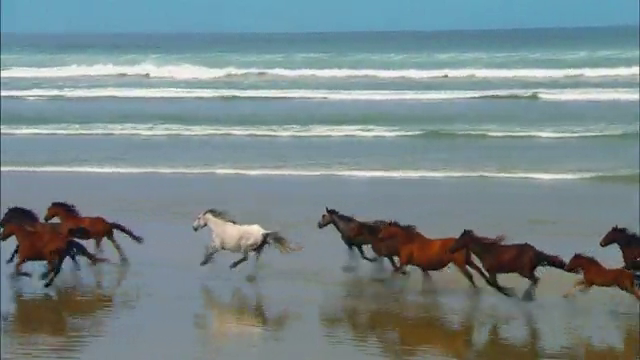
#> input picture frame 90 of raw-video/Wildlife.mp4, 640 x 360 px
$ jupyter execute video_frames_from_file.ipynb
#> lines starting #> are read from the running program, lines starting #| are printed output that depends on the picture
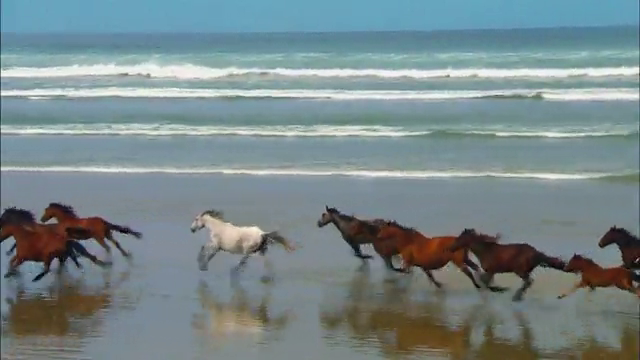
#> input picture frame 91 of raw-video/Wildlife.mp4, 640 x 360 px
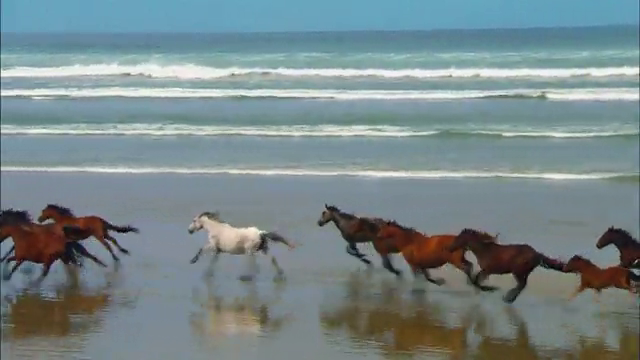
#> input picture frame 92 of raw-video/Wildlife.mp4, 640 x 360 px
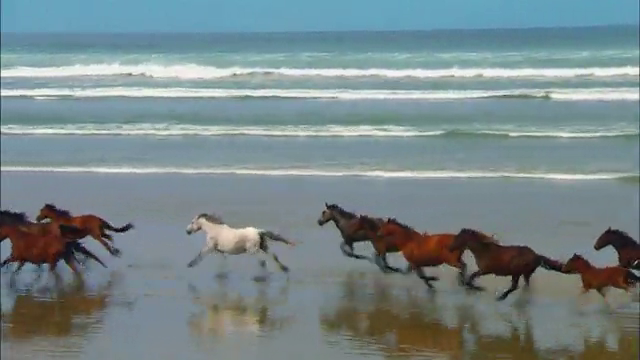
#> input picture frame 93 of raw-video/Wildlife.mp4, 640 x 360 px
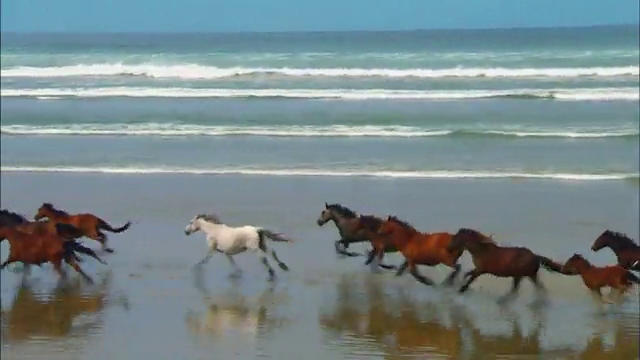
#> input picture frame 94 of raw-video/Wildlife.mp4, 640 x 360 px
[cell 1]
# Runs in CV3 pyenv

import numpy as np
import cv2
import os

[cell 2]
video_directory = 'raw-video'

[cell 3]
video_file_name = 'Wildlife.mp4'

[cell 4]
num_frames_per_cycle = 5

[cell 5]
# Generator returns (success_flag, frame_number, left_frame, middle_frame, right_frame)
def get_next_N_frames(vid_cap, num_frames = 3):
    counter = 0
    ret_frame_list = list([(None, None, None) for i in range(num_frames)])

    # Read the first num_frames-1 frames without yielding
    for initial_frame_index in range(num_frames-1):
        if vid_cap.isOpened():

            skip_this_frame = True
            while(skip_this_frame):
                ret, frame = vid_cap.read()
                frame = cv2.cvtColor(frame, cv2.COLOR_BGR2GRAY)
                frame = cv2.resize(frame, (256, 256))
                print(cv2.countNonZero(frame))

                if cv2.countNonZero(frame) == 0:
                    skip_this_frame = True
                else:
                    skip_this_frame = False

            counter += 1

            ret_frame_list.append((ret, frame, counter))
            ret_frame_list.pop(0)
        else:
            yield False, None, [None for ret_frame in ret_frame_list]

    while(vid_cap.isOpened()):
        # Append the next frame to the list, and drop the first frame
        ret, frame = vid_cap.read()
        counter += 1

        frame = cv2.cvtColor(frame, cv2.COLOR_BGR2GRAY)
        frame = cv2.resize(frame, (256, 256))

        ret_frame_list.append((ret, frame, counter))
        ret_frame_list.pop(0)

        if all([ret_frame[0] for ret_frame in ret_frame_list]):
            yield True, counter, [(ret_frame[1], ret_frame[2]) for ret_frame in ret_frame_list]
        else:
            yield False, counter, [None for ret_frame in ret_frame_list]

    yield False, None, [None for ret_frame in ret_frame_list]

[cell 6]
video_capture = cv2.VideoCapture(os.path.join(video_directory, video_file_name))
frame_generator = get_next_N_frames(video_capture, num_frames_per_cycle)

[cell 7]
# Step through the video frame by frame (re-execute this cell for each new frame)
frame_success, frame_number, frame_list = next(frame_generator)
#> frame_success = True; frame_number = 5; frame_list = 5 items

if frame_success:
    offset_x = 0
    offset_y = 0

    for frame_number in frame_list:
        cv2.namedWindow('frame: ' + str(frame_number[1]))
        cv2.imshow('frame: ' + str(frame_number[1]), frame_number[0])
        cv2.moveWindow('frame: ' + str(frame_number[1]), offset_x, offset_y)
        offset_x += 200
        offset_y += 50
#> this loop made 5 passes
#> (offset_x, offset_y) on passes 1 to 5: (200, 50), (400, 100), (600, 150), (800, 200), (1000, 250)
#> pass 1, `cv2.imshow('frame: ' + str(frame_number[1]), frame_number[0])`:
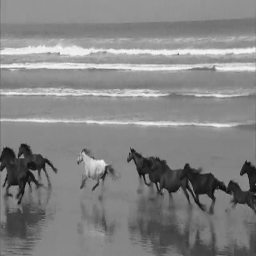
#> window 'frame: 1': shape (256, 256); min 5, max 249, mean 131.8
#> pass 2, `cv2.imshow('frame: ' + str(frame_number[1]), frame_number[0])`:
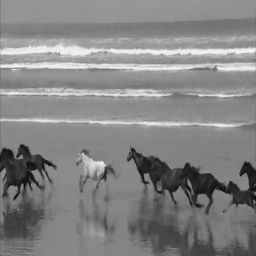
#> window 'frame: 2': shape (256, 256); min 2, max 249, mean 131.8
#> after the loop, offset_x = 1000; offset_y = 250
    k = cv2.waitKey(500)
#> (key Esc is pressed here)
    cv2.destroyAllWindows()
else:
    if frame_number is None:
        print('Failed to extract any frames')

$ run again, starting later in the video
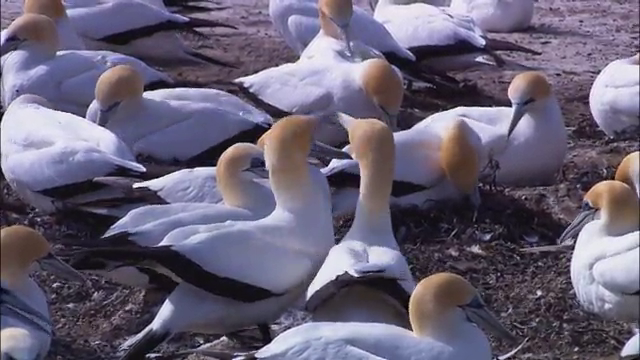
#> input picture frame 405 of raw-video/Wildlife.mp4, 640 x 360 px
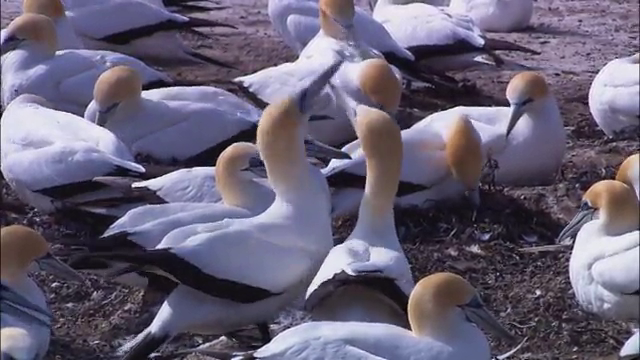
#> input picture frame 409 of raw-video/Wildlife.mp4, 640 x 360 px
#> frame_success = True; frame_number = 5; frame_list = 5 items
#> the loop `for frame_number in frame_list:` made 5 passes
#> (offset_x, offset_y) on passes 1 to 5: (200, 50), (400, 100), (600, 150), (800, 200), (1000, 250)
#> pass 2, `cv2.imshow('frame: ' + str(frame_number[1]), frame_number[0])`:
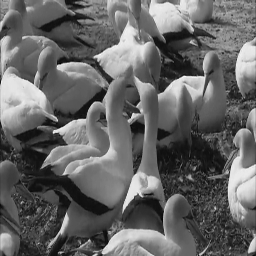
#> window 'frame: 2': shape (256, 256); min 2, max 251, mean 101.6
#> after the loop `for frame_number in frame_list:`: offset_x = 1000; offset_y = 250

$ run again, starting later in the video
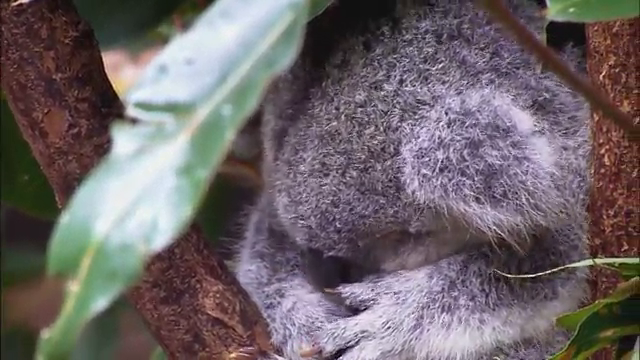
#> input picture frame 721 of raw-video/Wildlife.mp4, 640 x 360 px
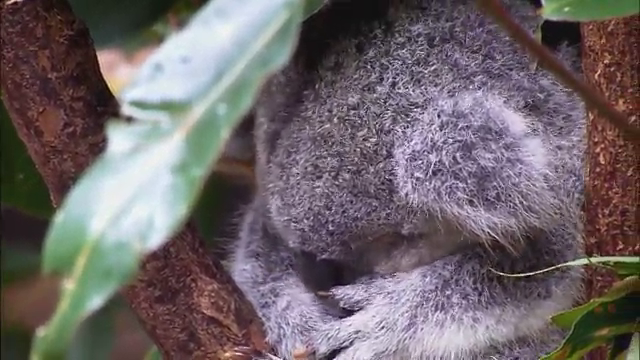
#> input picture frame 725 of raw-video/Wildlife.mp4, 640 x 360 px
#> frame_success = True; frame_number = 5; frame_list = 5 items
#> the loop `for frame_number in frame_list:` made 5 passes
#> (offset_x, offset_y) on passes 1 to 5: (200, 50), (400, 100), (600, 150), (800, 200), (1000, 250)
#> pass 2, `cv2.imshow('frame: ' + str(frame_number[1]), frame_number[0])`:
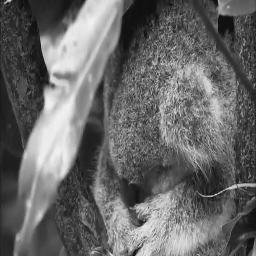
#> window 'frame: 2': shape (256, 256); min 11, max 245, mean 104.1
#> after the loop `for frame_number in frame_list:`: offset_x = 1000; offset_y = 250
